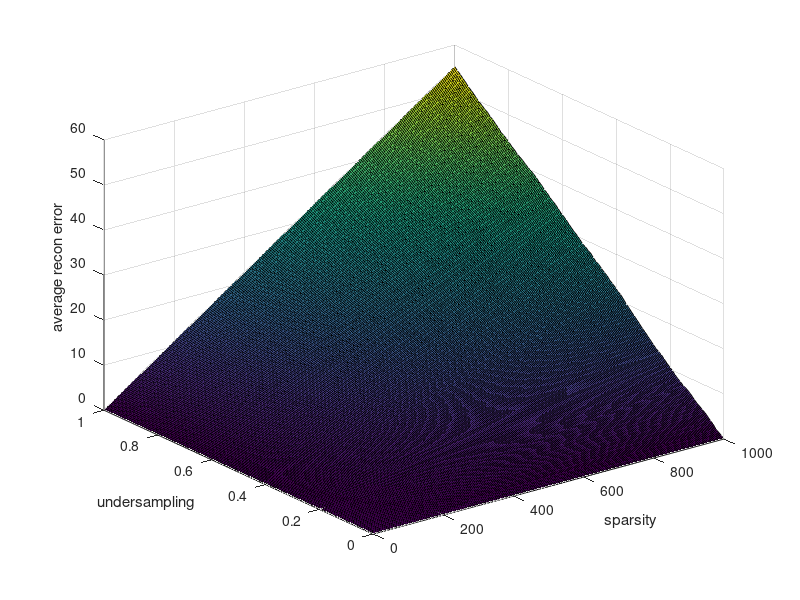
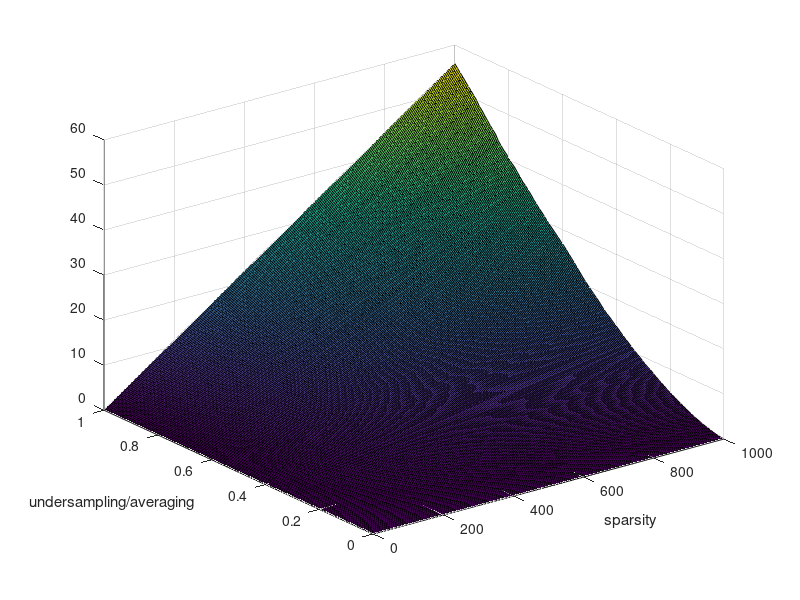
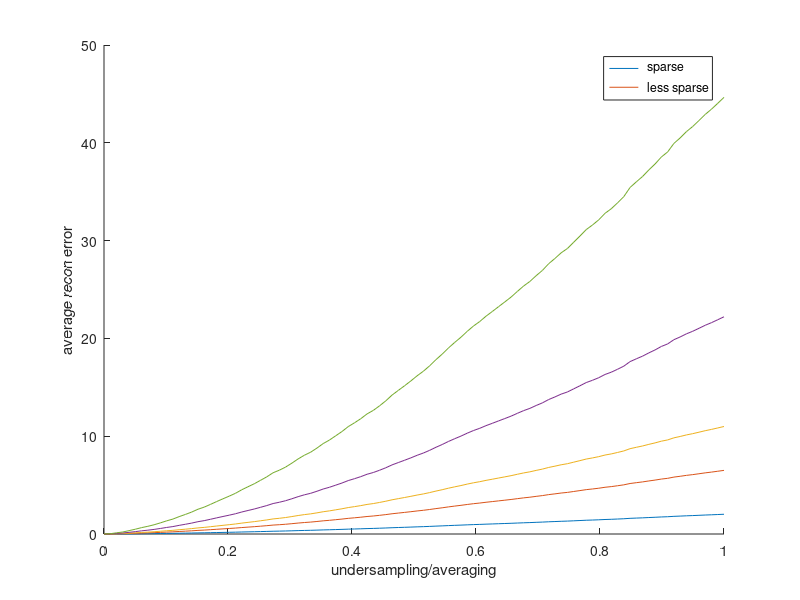
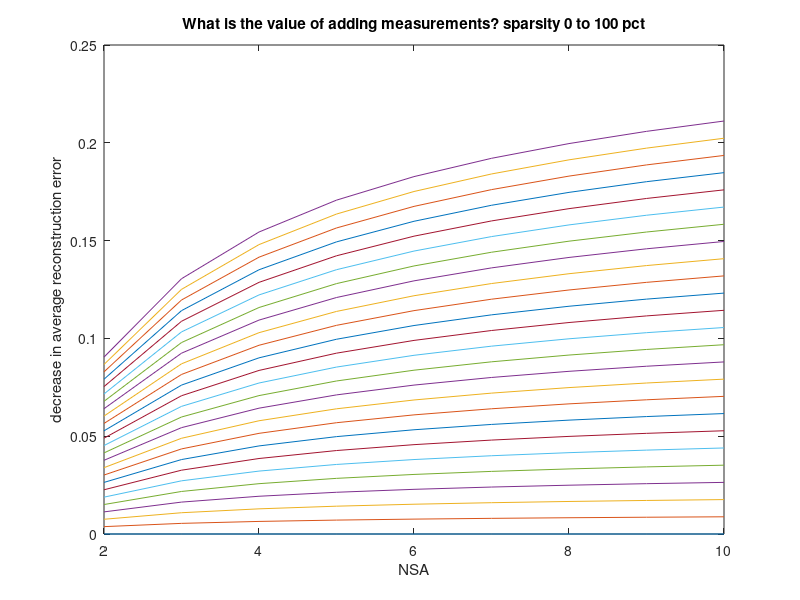

MATLAB code to generate these figures, in order:
% PLOT AVERAGE RECON ERROR

sigma2=1e-5; %fix
n=1000; %fix
z=randn(1,n);
us=linspace(0,1,100);
k=linspace(0,1,250).*n;%sparsity


for i=1:100
    for j=1:length(k);
        undersampling=us(i);
        sparsity=k(j);
        zu=linspace(0,1,length(z))>(1-undersampling);
        F(i,j)=sparsity*sigma2*log(n)*sum(sqrt(abs(zu.*z).*abs(zu.*z)));
    end
end

%
figure(1); surf(k,us,F)
ylabel('undersampling')
xlabel('sparsity')
zlabel('average recon error')
%% make sigma2 a function of us 
clear F
n=1000; %fix
z=randn(1,n);
us=linspace(0,1,100);
k=linspace(0,1,250).*n;%sparsity


for i=1:100
    for j=1:length(k);


        undersampling=us(i);
        sparsity=k(j);
        sigma2=1e-5/sqrt(1/undersampling+eps);
        
        zu=linspace(0,1,length(z))>(1-undersampling);
        F(i,j)=sparsity*sigma2*log(n)*sum(sqrt(abs(zu.*z).*abs(zu.*z)));
    end
end
%
figure(2); surf(k,us,F)
ylabel('undersampling/averaging')
xlabel('sparsity')

%%
figure(3)
hold on 
plot(us,F(:,10))

plot(us,F(:,30))

plot(us,F(:,50))

plot(us,F(:,100))
plot(us,F(:,200))
hold off
xlabel('undersampling/averaging')
ylabel('average recon error')
legend(' sparse',' less sparse')
%% WHAT IS THE VALUE OF ADDING MEASUREMTENS (REMOVING NOISE??)
clear F
n=100; %fix
z=randn(1,n);
us=linspace(0,1,100);
k=linspace(0,1,25).*n;%sparsity
nmeas=10;

for i=1:nmeas %
    for j=1:length(k);
        undersampling=0.9;
        sparsity=k(j);
        sigma2=1e-5/sqrt(i)
        
        zu=linspace(0,1,length(z))>(1-undersampling);
        F(i,j)=sparsity*sigma2*log(n)*sum(sqrt(abs(zu.*z).*abs(zu.*z)));
    end
end
%
figure(4); plot([2:10],cumsum(-diff(F)))
xlabel('NSA')
ylabel('decrease in average reconstruction error')
title('What is the value of adding measurements? sparsity 0 to 100 pct')


